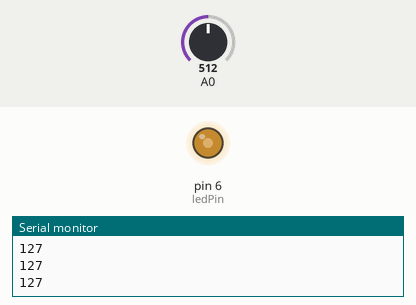
This sketch was run on a simulated Arduino Uno, built with avr-gcc and run on an emulated ATmega328P. On the bench: output pins drawn as LEDs (lit = HIGH), the last lines printed to the serial monitor. Inputs (shaded band) come from the test bench; at power-on: A0 = 512.

Above: at 1.3 s.
1.4 s: A0 set to 716
At 2.1 s:
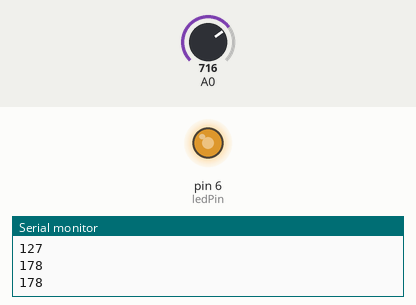
3.0 s: A0 set to 900
At 3.3 s:
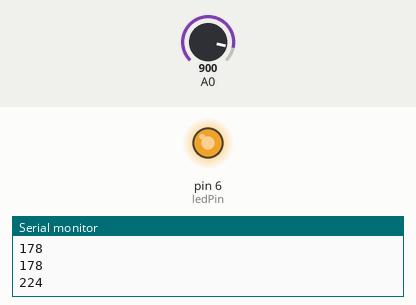
4.5 s: A0 set to 122
At 5.7 s:
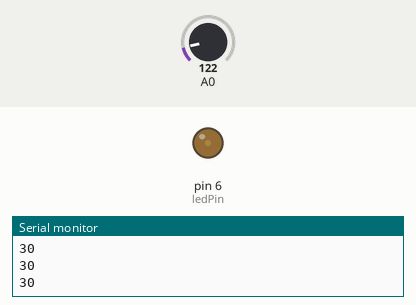
6.0 s: A0 set to 0
At 6.8 s:
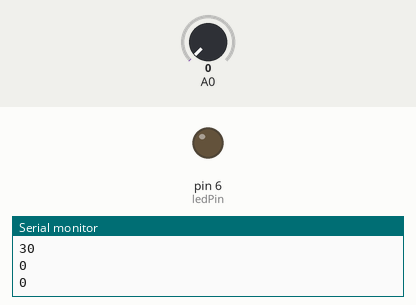
7.5 s: A0 set to 511
At 8.0 s:
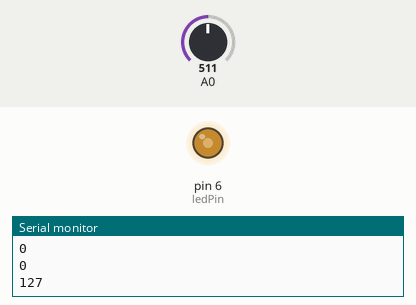
Timing chart, 0 to 10.0 s (numbered marks = the images above; inputs shaded):
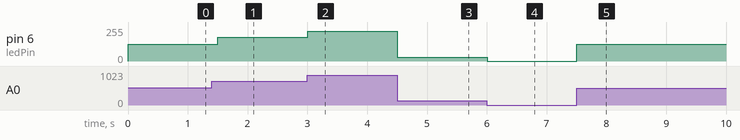

Measured:
- after the input at 1.4 s, pin 6 (ledPin): 127/255 → 178/255 after 0.10 s
- after the input at 3.0 s, pin 6 (ledPin): 178/255 → 224/255 at once
- after the input at 4.5 s, pin 6 (ledPin): 224/255 → 30/255 at once
- after the input at 6.0 s, pin 6 (ledPin): 30/255 → 0/255 at once
- after the input at 7.5 s, pin 6 (ledPin): 0/255 → 127/255 at once

The sketch:

Control_map.ino
```cpp
const int ledPin = 6;

void setup() {
  pinMode(ledPin,OUTPUT);
  Serial.begin(9600);
}

void loop() {
  int value = analogRead(A0);
  int ledBright = map(value,0,1023,0,255);
  Serial.println(ledBright);
  analogWrite(ledPin,ledBright);
  delay(500);
}
```
